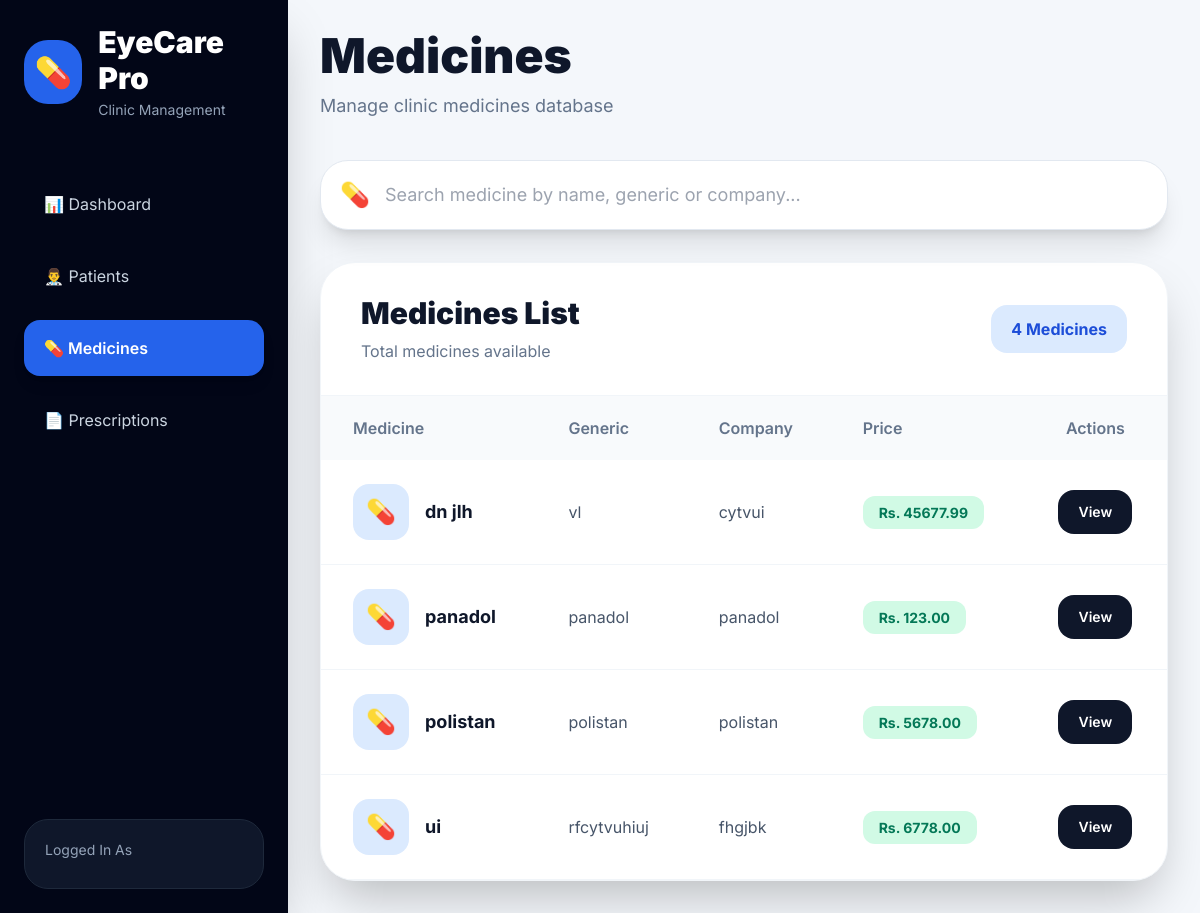
Before: /medicines/ with the older database file.
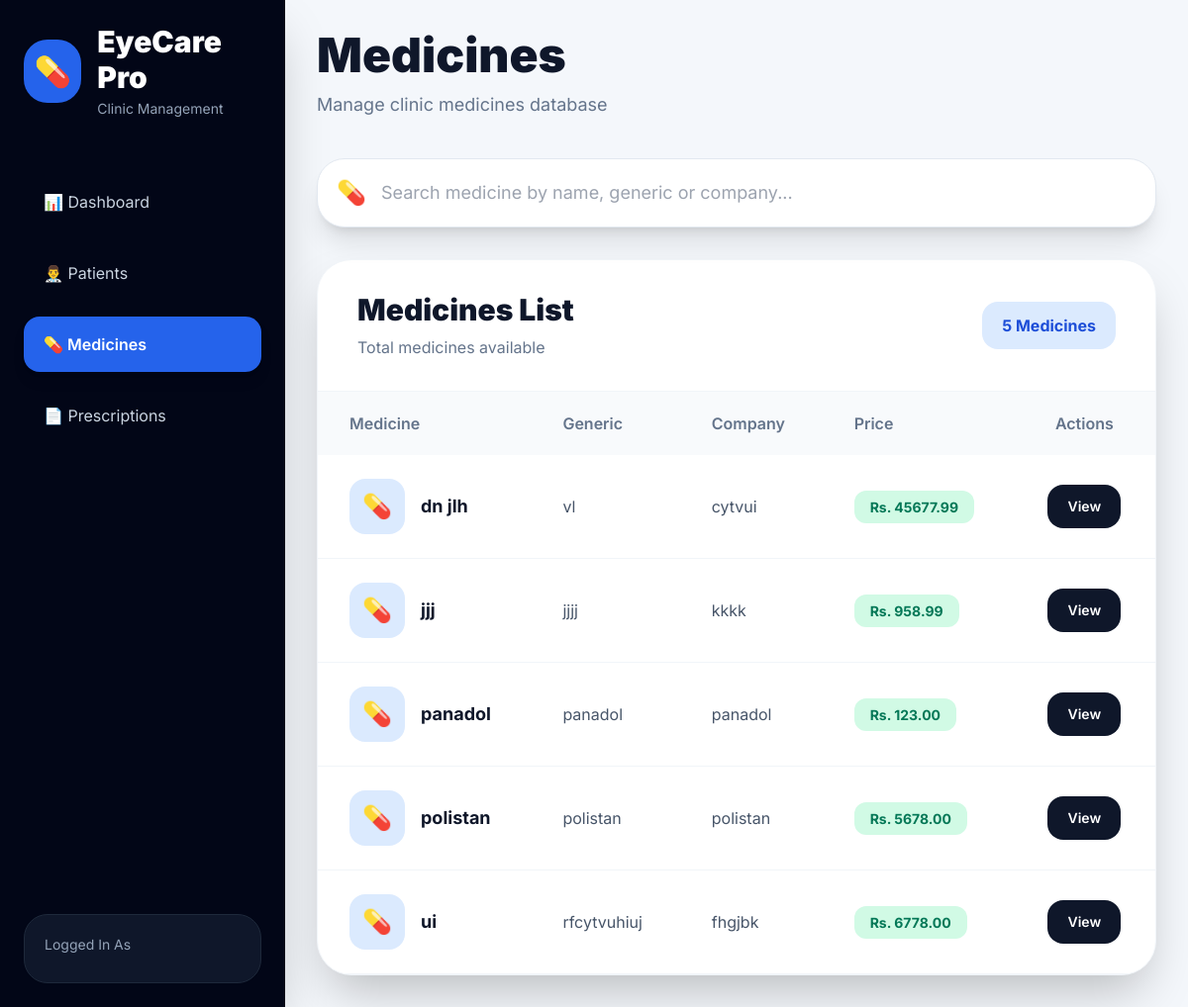
After: the same page with the newer database file.
### medicines/models.py (models this page shows, shortened)
class Medicine(models.Model):
    name = models.CharField(
        max_length=200,
        unique=True
    )
    generic_name = models.CharField(
        max_length=200,
        blank=True,
        null=True
    )
    company = models.CharField(
        max_length=200,
        blank=True,
        null=True
    )
    price = models.DecimalField(
        max_digits=10,
        decimal_places=2,
        default=0
    )
    description = models.TextField(
        blank=True,
        null=True
    )
    created_at = models.DateTimeField(
        auto_now_add=True
    )

### medicines/views.py (the view)
def medicine_list(request):
    medicines = Medicine.objects.all().order_by('name')
    context = {
        'medicines': medicines
    }
    return render(
        request,
        'medicine_list.html',
        context
    )

### Userclinic/context_processors.py (called while the page is built)
def user_role(request):
    role = ''
    try:
        if request.user.is_authenticated:
            role = request.user.profile.role
    except Exception:
        role = ''
    return {
        'user_role': role,
        'is_admin': role == 'ADMIN',
        'is_consultant': role == 'CONSULTANT',
    }

### templates/medicine_list.html (shortened to what the changed rows need)
<!DOCTYPE html>
<html lang="en">
<head>
    <script src="https://cdn.tailwindcss.com"></script>
</head>
<body>
<div class="flex min-h-screen">
    <aside class="w-72 bg-slate-950 text-white p-6 flex flex-col justify-between shadow-2xl">
        <div>
            <div class="mb-14">
                <div class="flex items-center gap-4">
                    <div>
                        <h1 class="text-3xl font-black">
                            EyeCare Pro
                        </h1>
                    </div>
                </div>
            </div>
        </div>
    </aside>
    <main class="flex-1 p-8 overflow-y-auto">
        <div class="flex justify-between items-center mb-10">
            <div>
                <h1 class="text-5xl font-black text-slate-900">
                    Medicines
                </h1>
            </div>
        </div>
        <div class="bg-white rounded-[35px] shadow-2xl border border-slate-100 overflow-hidden">
            <div class="flex justify-between items-center px-10 py-8 border-b border-slate-100">
                <div>
                    <h2 class="text-3xl font-black text-slate-900">
                        Medicines List
                    </h2>
                    <p class="text-slate-500 mt-2">
                    </p>
                </div>
                <div class="bg-blue-100 text-blue-700 px-5 py-3 rounded-2xl font-bold">
                    {{ medicines.count }} Medicines
                </div>
            </div>
            <div class="overflow-x-auto">
                <table class="w-full">
                    <thead class="bg-slate-50">
                        <tr>
                            <th class="text-left px-8 py-5 text-slate-500 font-semibold">
                                Medicine
                            </th>
                            <th class="text-left px-8 py-5 text-slate-500 font-semibold">
                                Generic
                            </th>
                            <th class="text-left px-8 py-5 text-slate-500 font-semibold">
                                Company
                            </th>
                            <th class="text-left px-8 py-5 text-slate-500 font-semibold">
                                Price
                            </th>
                            <th class="text-center px-8 py-5 text-slate-500 font-semibold">
                                Actions
                            </th>
                        </tr>
                    </thead>
                    <tbody>
                        {% for medicine in medicines %}
                        <tr class="border-b border-slate-100 hover:bg-slate-50 smooth">
                            <td class="px-8 py-6">
                                <div class="flex items-center gap-4">
                                    <div class="w-14 h-14 rounded-2xl bg-blue-100 flex items-center justify-center text-2xl">
                                        💊
                                    </div>
                                    <div>
                                        <h3 class="font-bold text-slate-900 text-lg">
                                            {{ medicine.name }}
                                        </h3>
                                    </div>
                                </div>
                            </td>
                            <td class="px-8 py-6 text-slate-600">
                                {{ medicine.generic_name|default:"-" }}
                            </td>
                            <td class="px-8 py-6 text-slate-600">
                                {{ medicine.company|default:"-" }}
                            </td>
                            <td class="px-8 py-6">
                                <span class="bg-emerald-100 text-emerald-700 px-4 py-2 rounded-xl text-sm font-bold">
                                    Rs. {{ medicine.price }}
                                </span>
                            </td>
                            <td class="px-8 py-6">
                                <div class="flex items-center justify-center gap-3">
                                    <a href="{% url 'medicine_detail' medicine.id %}"
                                       class="bg-slate-900 hover:bg-black text-white px-5 py-3 rounded-2xl text-sm font-semibold smooth">
                                        View
                                    </a>
                                </div>
                            </td>
                        </tr>
                        {% endfor %}
                    </tbody>
                </table>
            </div>
        </div>
    </main>
</div>
</body>
</html>

Changed rows visible on the page:
added Medicine: name "jjj", generic_name "jjjj", company "kkkk", price "958.99"
Other visible differences:
{{ medicines.count }}: "4" → "5"
